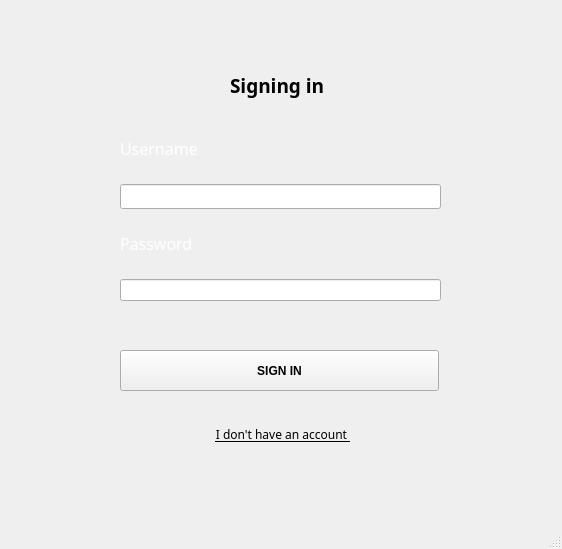
<?xml version="1.0" encoding="UTF-8"?>
<ui version="4.0">
 <class>MainWindow</class>
 <widget class="QMainWindow" name="MainWindow">
  <property name="geometry">
   <rect>
    <x>0</x>
    <y>0</y>
    <width>562</width>
    <height>549</height>
   </rect>
  </property>
  <property name="windowTitle">
   <string>dandelion</string>
  </property>
  <property name="styleSheet">
   <string notr="true">MainWindow
{
     background-color: rgb(202, 212, 255);
}</string>
  </property>
  <widget class="QWidget" name="centralwidget">
   <widget class="QPushButton" name="SignInButton">
    <property name="geometry">
     <rect>
      <x>120</x>
      <y>350</y>
      <width>319</width>
      <height>41</height>
     </rect>
    </property>
    <property name="font">
     <font>
      <family>Yu Gothic UI</family>
      <pointsize>9</pointsize>
      <italic>false</italic>
      <bold>true</bold>
     </font>
    </property>
    <property name="styleSheet">
     <string notr="true">color: rgb(0, 0, 0);
font: 700 9pt &quot;Yu Gothic UI&quot;;
</string>
    </property>
    <property name="text">
     <string>SIGN IN</string>
    </property>
   </widget>
   <widget class="QLabel" name="SigningIn">
    <property name="geometry">
     <rect>
      <x>230</x>
      <y>70</y>
      <width>111</width>
      <height>31</height>
     </rect>
    </property>
    <property name="font">
     <font>
      <family>Yu Gothic</family>
      <bold>true</bold>
     </font>
    </property>
    <property name="text">
     <string>&lt;html&gt;&lt;head/&gt;&lt;body&gt;&lt;p&gt;&lt;span style=&quot; font-size:14pt;&quot;&gt;Signing in&lt;/span&gt;&lt;/p&gt;&lt;/body&gt;&lt;/html&gt;</string>
    </property>
   </widget>
   <widget class="QWidget" name="layoutWidget">
    <property name="geometry">
     <rect>
      <x>120</x>
      <y>120</y>
      <width>321</width>
      <height>181</height>
     </rect>
    </property>
    <layout class="QVBoxLayout" name="verticalLayout">
     <item>
      <widget class="QLabel" name="Username">
       <property name="font">
        <font>
         <family>Yu Gothic</family>
         <bold>true</bold>
        </font>
       </property>
       <property name="styleSheet">
        <string notr="true">color: rgb(255, 255, 255);</string>
       </property>
       <property name="text">
        <string>&lt;html&gt;&lt;head/&gt;&lt;body&gt;&lt;p&gt;&lt;span style=&quot; font-size:12pt; font-weight:400;&quot;&gt;Username&lt;/span&gt;&lt;/p&gt;&lt;/body&gt;&lt;/html&gt;</string>
       </property>
      </widget>
     </item>
     <item>
      <widget class="QLineEdit" name="username">
       <property name="font">
        <font>
         <family>Segoe UI Light</family>
        </font>
       </property>
       <property name="styleSheet">
        <string notr="true">color: rgb(0, 0, 0);</string>
       </property>
      </widget>
     </item>
     <item>
      <widget class="QLabel" name="Password">
       <property name="font">
        <font>
         <family>Yu Gothic</family>
         <bold>true</bold>
        </font>
       </property>
       <property name="styleSheet">
        <string notr="true">color: rgb(255, 255, 255);</string>
       </property>
       <property name="text">
        <string>&lt;html&gt;&lt;head/&gt;&lt;body&gt;&lt;p&gt;&lt;span style=&quot; font-size:12pt; font-weight:400;&quot;&gt;Password&lt;/span&gt;&lt;/p&gt;&lt;/body&gt;&lt;/html&gt;</string>
       </property>
      </widget>
     </item>
     <item>
      <widget class="QLineEdit" name="password">
       <property name="styleSheet">
        <string notr="true">color: rgb(0, 0, 0);</string>
       </property>
       <property name="echoMode">
        <enum>QLineEdit::Password</enum>
       </property>
      </widget>
     </item>
    </layout>
   </widget>
   <widget class="QPushButton" name="NoAccountButton">
    <property name="geometry">
     <rect>
      <x>200</x>
      <y>420</y>
      <width>166</width>
      <height>29</height>
     </rect>
    </property>
    <property name="font">
     <font>
      <family>Yu Gothic</family>
      <underline>true</underline>
     </font>
    </property>
    <property name="cursor">
     <cursorShape>ArrowCursor</cursorShape>
    </property>
    <property name="styleSheet">
     <string notr="true">color: rgb(0, 0, 0);</string>
    </property>
    <property name="text">
     <string>I don't have an account </string>
    </property>
    <property name="flat">
     <bool>true</bool>
    </property>
   </widget>
   <zorder>NoAccountButton</zorder>
   <zorder>SignInButton</zorder>
   <zorder>SigningIn</zorder>
   <zorder>layoutWidget</zorder>
  </widget>
  <widget class="QMenuBar" name="menubar">
   <property name="geometry">
    <rect>
     <x>0</x>
     <y>0</y>
     <width>562</width>
     <height>25</height>
    </rect>
   </property>
  </widget>
  <widget class="QStatusBar" name="statusbar"/>
 </widget>
 <resources/>
 <connections/>
</ui>
